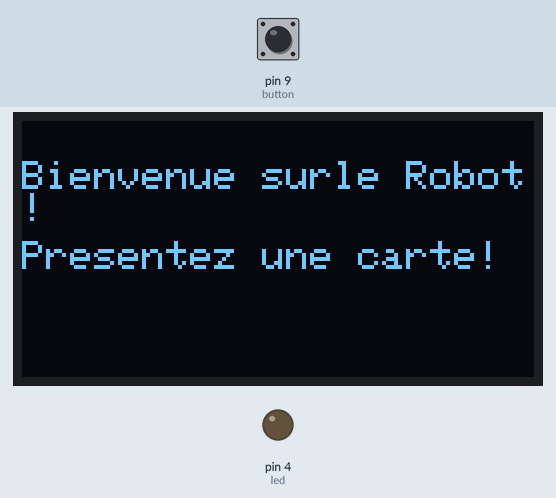
Simulated run of this sketch. Board: Arduino Mega 2560, built with avr-gcc and run on an emulated ATmega2560. Parts: 128×64 one-colour display, output pins drawn as LEDs (lit = HIGH). Inputs (shaded band) come from the test bench; at power-on: pin 9 (button) HIGH. What the sketch prints to the serial monitor is not drawn.

Above: at 2.1 s.
At 8.2 s:
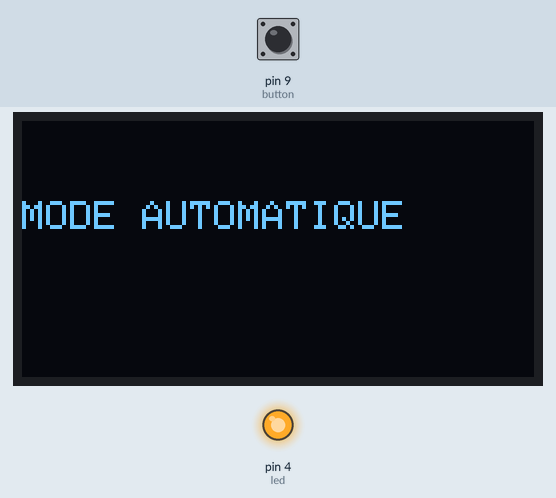
8.3 s: pin 9 (button) pulled LOW for 0.15 s
At 8.41 s:
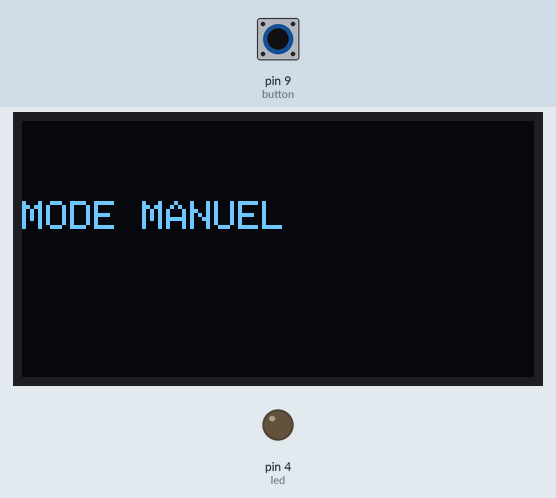
9.9 s: pin 9 (button) pulled LOW for 3.2 s
At 13.5 s:
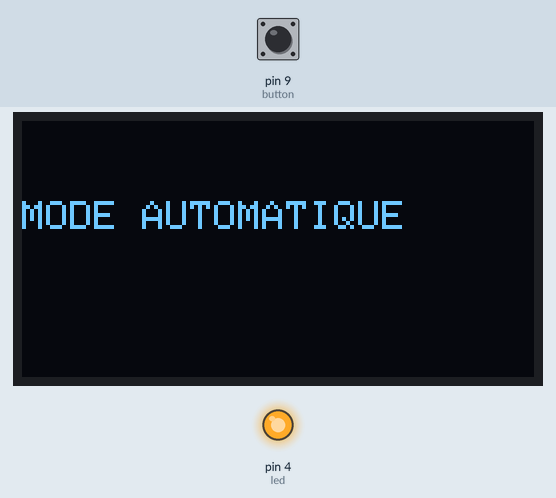
Timing chart, 0 to 15.0 s (numbered marks = the images above; inputs shaded):
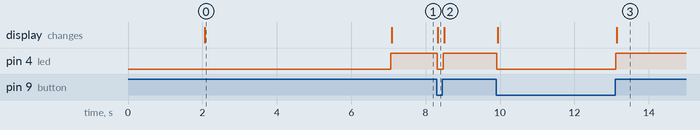

The sketch:

CodeManette.ino
```cpp
#include <Adafruit_GFX.h>
#include <Adafruit_SSD1306.h>

#define width 128  // taille de la largeur en pixel de l'ecran
#define height 64   // taille de la hauteur en pixel de l'ecran

Adafruit_SSD1306 oled (width, height,&Wire, -1);

//#include <SoftwareSerial.h>
//#include "SerialTransfer.h"

//int Potentio1 = A2; // Pin A2 Arduino vers broche Y du Joystick
//int Potentio = A3; // Pin A3 Arduino vers broche X du Joystick

//int ValeurPot=0;// Valeur du Joystick X
//int ValeurPot1=0;// Vaeur du Joystick Y
const int button = 9;
int buttonState = 0;
const int led = 4;
bool valbp = 0;


void setup() {
  Serial.begin (9600);

  pinMode(button,INPUT_PULLUP);
  pinMode(led,OUTPUT);

// initialise l'affichage OLED avec l'adresse 0x3C pour 128x64
  if (! oled.begin (SSD1306_SWITCHCAPVCC, 0x3C)) {
    Serial.println (F( "Echec de l'allocation SSD1306"));
    while ( true ); }
    delay (2000);
    oled.clearDisplay(); // clear display

    oled.setTextSize(1);          // text size
    oled.setTextColor(WHITE);     // text color
    oled.setCursor(0, 10);        // position to display
    oled.println("Bienvenue surle Robot!"); // text to display
    oled.setCursor(0, 30);        // position to display
    oled.println("Presentez une carte!"); // text to display
    oled.display();               // show on OLED
    delay (5000);
}

void loop() {
 buttonState = digitalRead(button);
  Serial.println(buttonState);

  if(buttonState == LOW)  {       // If button is not pressing
    oled.clearDisplay();
    oled.setCursor(0,20);
    oled.println("MODE MANUEL");
    digitalWrite(led, LOW); // turn oFF LED
    oled.display();
    }
  else {                          // otherwise, button is pressing
    digitalWrite(led, HIGH);  // turn on LED
    oled.clearDisplay();
    oled.setCursor(0,20);
    oled.println("MODE AUTOMATIQUE");
    oled.display();

 }
}
```

Code_rfid.cpp
```cpp
#include <Arduino.h>
#include <MFRC522.h>
#include <LiquidCrystal_I2C.h>
#include <SPI.h> // SPI
#include <MFRC522.h> // RFID
#define SS_PIN 53
#define RST_PIN 49

MFRC522 mfrc522(SS_PIN, RST_PIN) ; // intance of the class
void setup() {
  Serial.begin(9600);
  SPI.begin(); // Init SPI bus
  mfrc522.PCD_Init() ; // Init MFRC522
  Serial.println("Scannez votre Badge") ;
}
void loop (){
if (mfrc522.PICC_IsNewCardPresent())
    {
      if (mfrc522.PICC_ReadCardSerial())
      {
          Serial.print("Code Badge:") ;
          for (byte i = 0; i < mfrc522.uid.size; i++){
            Serial.print(mfrc522.uid.uidByte[i] < 0x10 ? " 0" : " ") ;
            Serial.print(mfrc522.uid.uidByte[i], HEX) ;
          }

          Serial.println() ;
          mfrc522.PICC_HaltA() ;
      }
    }
}
```

Measured:
- after the input at 8.3 s, pin 4 (led): HIGH → LOW at once, → HIGH 0.16 s later; the display: changes at once (image 2)
- after the input at 9.9 s, pin 4 (led): HIGH → LOW at once, → HIGH 3.2 s later; the display: first changes at once (image 3 shows a later state)
- what the display in image 0 shows lasts 5.0 s, from 2.1 s to 7.1 s
